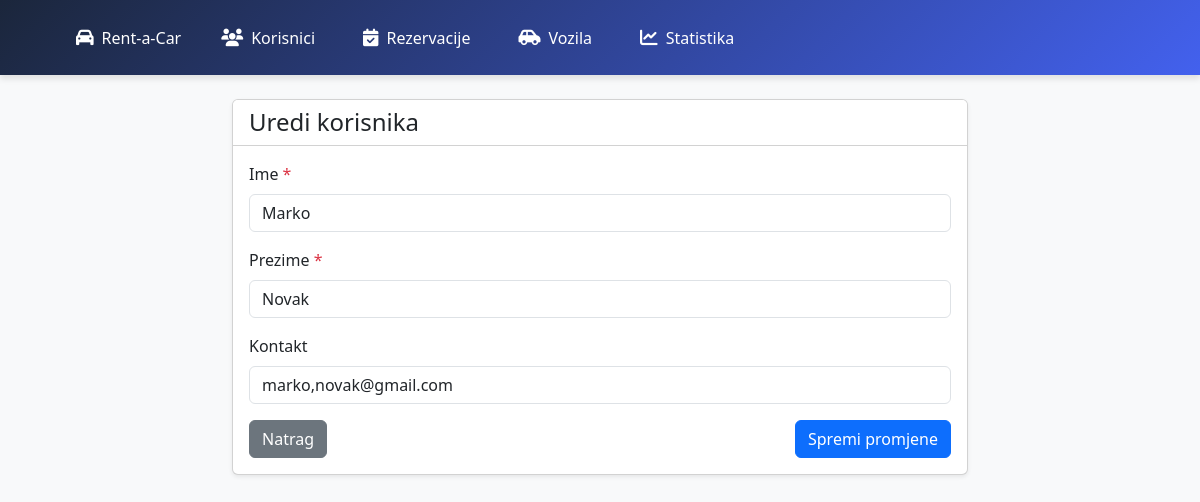
Page /uredi_korisnika.php?id=3 on the earlier database version.
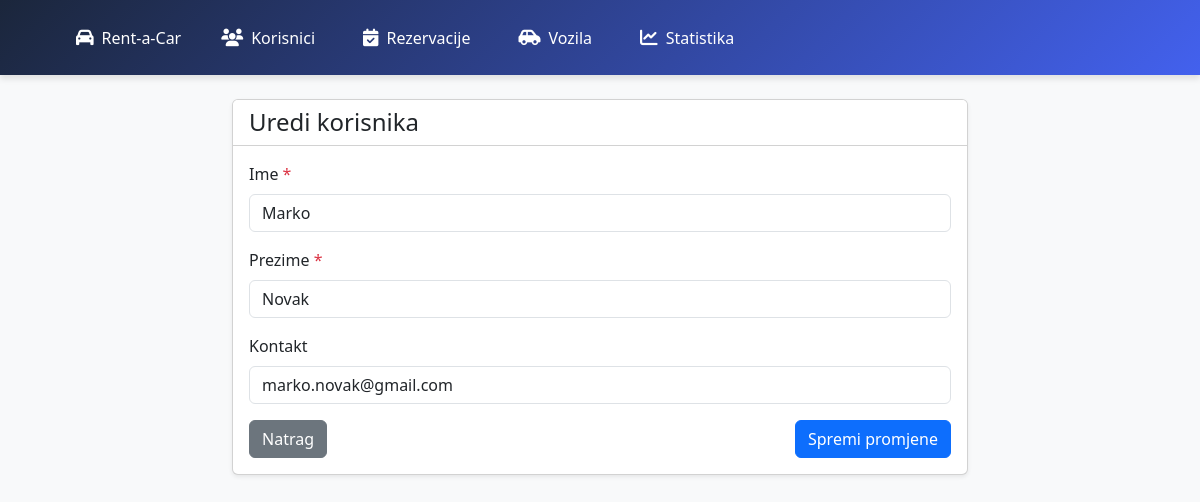
Same page on the later database version.
### tables this page shows
CREATE TABLE `korisnici` (
  `IDKorisnici` int(11) NOT NULL,
  `ImeKorisnika` char(25) NOT NULL,
  `PrezimeKorisnika` char(25) NOT NULL,
  `KontaktKorisnika` char(40) DEFAULT NULL
);

### uredi_korisnika.php (the view, shortened to what this page needs)
<?php
include("db__connection.php");
if (isset($_GET['id'])) {
    $id = mysqli_real_escape_string($db, $_GET['id']);
    $query = "SELECT * FROM korisnici WHERE IDKorisnici = '$id'";
    $result = mysqli_query($db, $query);
    $korisnik = mysqli_fetch_assoc($result);
}
?>
<!doctype html>
<html lang="en">
<head>
    <link href="https://cdn.jsdelivr.net/npm/bootstrap@5.0.2/dist/css/bootstrap.min.css" rel="stylesheet">
    <link rel="stylesheet" href="https://cdnjs.cloudflare.com/ajax/libs/font-awesome/6.0.0/css/all.min.css">
</head>
<body class="bg-light">
<?php include("navigacija.php"); ?>
    <div class="container py-4">
        <div class="row justify-content-center">
            <div class="col-md-8">
                <div class="card shadow-sm">
                    <div class="card-header bg-white">
                        <h4 class="mb-0">Uredi korisnika</h4>
                    </div>
                    <div class="card-body">
                        <form method="POST">
                            <div class="mb-3">
                                <label class="form-label">Ime <span class="text-danger">*</span></label>
                                <input type="text" class="form-control" name="ime"
                                       value="<?= htmlspecialchars($korisnik['ImeKorisnika']) ?>"
                                       maxlength="25" required>
                            </div>
                            <div class="mb-3">
                                <label class="form-label">Prezime <span class="text-danger">*</span></label>
                                <input type="text" class="form-control" name="prezime"
                                       value="<?= htmlspecialchars($korisnik['PrezimeKorisnika']) ?>"
                                       maxlength="25" required>
                            </div>
                            <div class="mb-3">
                                <label class="form-label">Kontakt</label>
                                <input type="text" class="form-control" name="kontakt"
                                       value="<?= htmlspecialchars($korisnik['KontaktKorisnika'] ?? '') ?>"
                                       maxlength="40">
                            </div>
                            <div class="d-flex justify-content-between">
                                <a href="korisnici.php" class="btn btn-secondary">Natrag</a>
                                <button type="submit" class="btn btn-primary">Spremi promjene</button>
                            </div>
                        </form>
                    </div>
                </div>
            </div>
        </div>
    </div>
</body>
</html>

Differences in the rows shown:
changed korisnici "Marko": kontakt "marko,novak@gmail.com" → "marko.novak@gmail.com"
